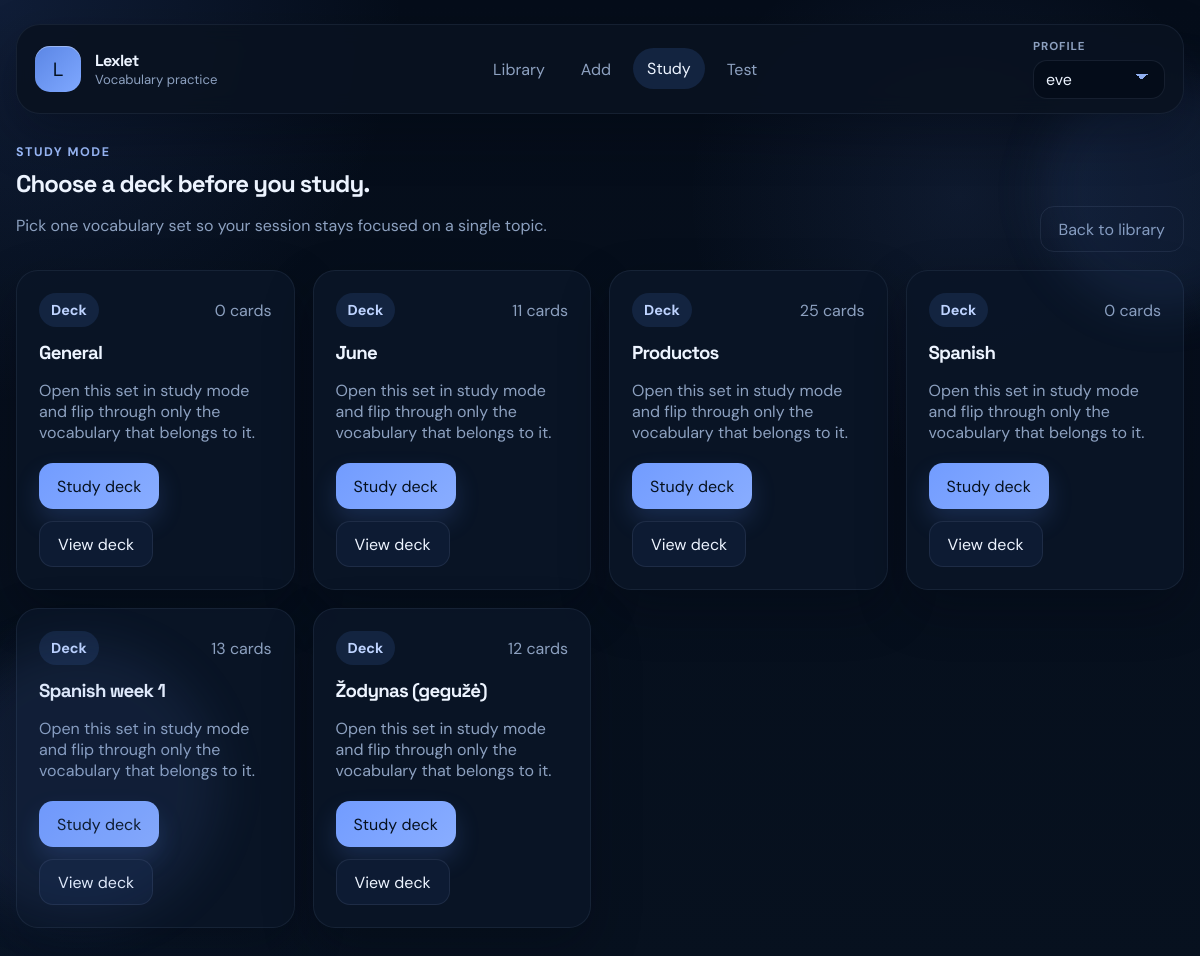
Before: /study with the older database file.
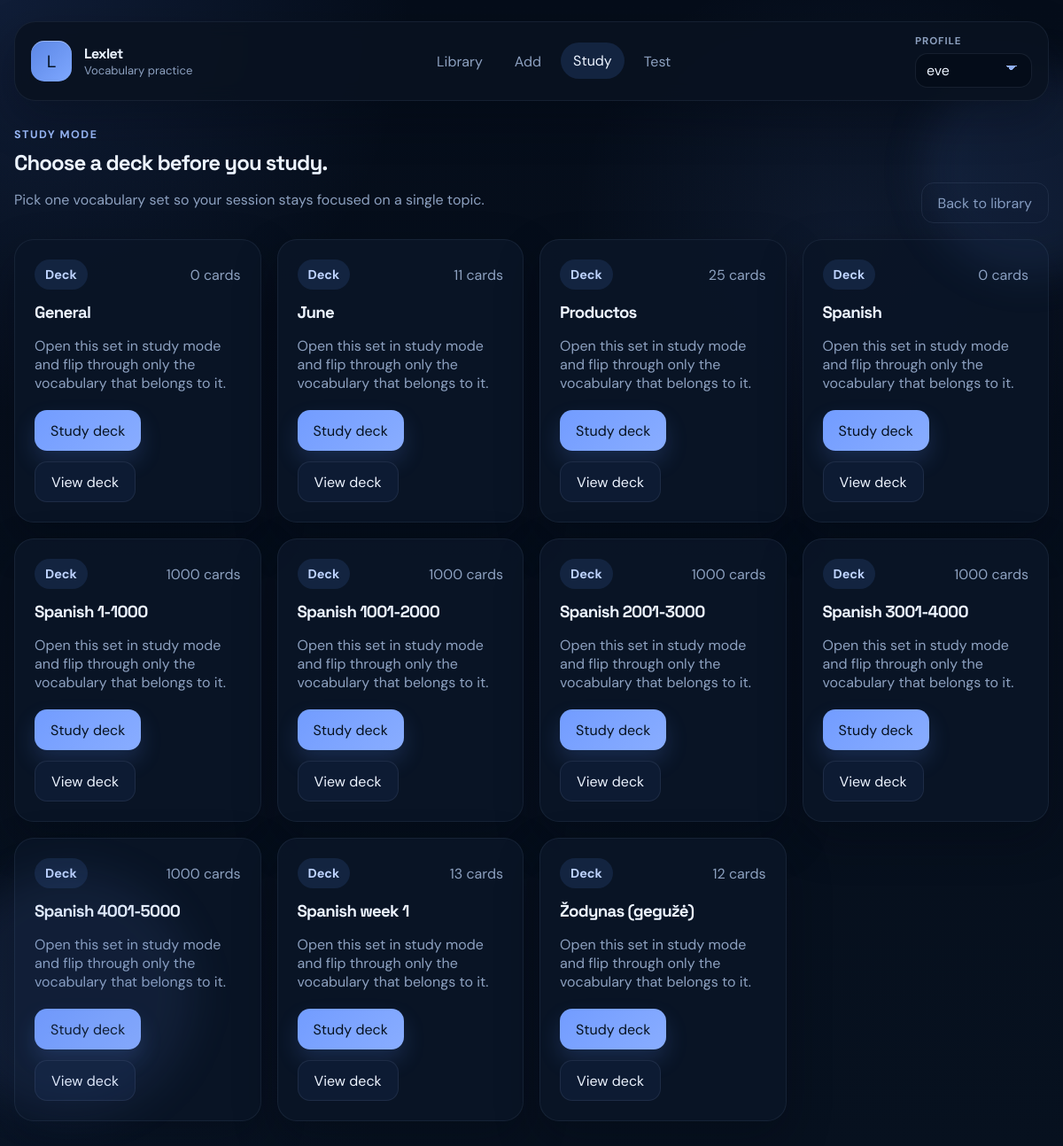
After: the same page with the newer database file.
### tables this page shows
CREATE TABLE decks (
            id INTEGER PRIMARY KEY AUTOINCREMENT,
            name TEXT NOT NULL UNIQUE
        , profile_id INTEGER);

### app.py (the view)
@app.route("/study")
def study():
    conn = get_db()
    active_profile_id = get_active_profile_id(conn)
    decks = get_all_decks(conn, active_profile_id)
    selected_deck_id = request.args.get("deck_id", type=int)
    selected_deck = get_deck(conn, selected_deck_id, active_profile_id) if selected_deck_id else None
    cards = []
    if selected_deck:
        cards = conn.execute("SELECT * FROM cards WHERE deck_id = ?", (selected_deck_id,)).fetchall()
    conn.close()
    cards = list(cards)
    random.shuffle(cards)
    return render_template(
        "study.html",
        cards=cards,
        decks=decks,
        selected_deck=selected_deck,
    )

### app.py (called while the page is built)
def get_db():
    conn = sqlite3.connect(DB_NAME)
    conn.row_factory = sqlite3.Row
    return conn

def get_profiles(conn):
    return conn.execute("SELECT id, name FROM profiles ORDER BY name COLLATE NOCASE").fetchall()

def get_active_profile_id(conn):
    stored_profile_id = session.get("active_profile_id")
    if stored_profile_id:
        existing = conn.execute("SELECT id FROM profiles WHERE id = ?", (stored_profile_id,)).fetchone()
        if existing:
            return stored_profile_id
    eve = conn.execute("SELECT id FROM profiles WHERE lower(name) = 'eve'").fetchone()
    if eve:
        session["active_profile_id"] = eve["id"]
        return eve["id"]
    first_profile = conn.execute("SELECT id FROM profiles ORDER BY id LIMIT 1").fetchone()
    if first_profile:
        session["active_profile_id"] = first_profile["id"]
        return first_profile["id"]
    return None

### templates/study.html (shortened to what this page needs)
{% extends "base.html" %}
{% block content %}
{% if not selected_deck %}
<section class="section-header">
    <div>
        <p class="eyebrow">Study mode</p>
        <h1>Choose a deck before you study.</h1>
        <p class="section-copy">Pick one vocabulary set so your session stays focused on a single topic.</p>
    </div>
    <a class="button button-ghost" href="{{ url_for('index') }}">Back to library</a>
</section>
{% if decks %}
<section class="deck-grid">
    {% for deck in decks %}
    <article class="deck-card">
        <div class="card-meta">
            <span class="chip">Deck</span>
            <span class="deck-count">{{ deck.card_count }} {{ "card" if deck.card_count == 1 else "cards" }}</span>
        </div>
        <h3>{{ deck.name }}</h3>
        <p>Open this set in study mode and flip through only the vocabulary that belongs to it.</p>
        <div class="deck-actions">
            <a class="button button-primary" href="{{ url_for('study', deck_id=deck.id) }}">Study deck</a>
            <a class="button button-secondary" href="{{ url_for('deck_detail', deck_id=deck.id) }}">View deck</a>
        </div>
    </article>
    {% endfor %}
</section>
{% endif %}
{% endif %}
{% endblock %}

Changed rows visible on the page:
added decks: card_count "1000", card_count "cards", name "Spanish 1-1000"
added decks: card_count "1000", card_count "cards", name "Spanish 1001-2000"
added decks: card_count "1000", card_count "cards", name "Spanish 2001-3000"
added decks: card_count "1000", card_count "cards", name "Spanish 3001-4000"
added decks: card_count "1000", card_count "cards", name "Spanish 4001-5000"
